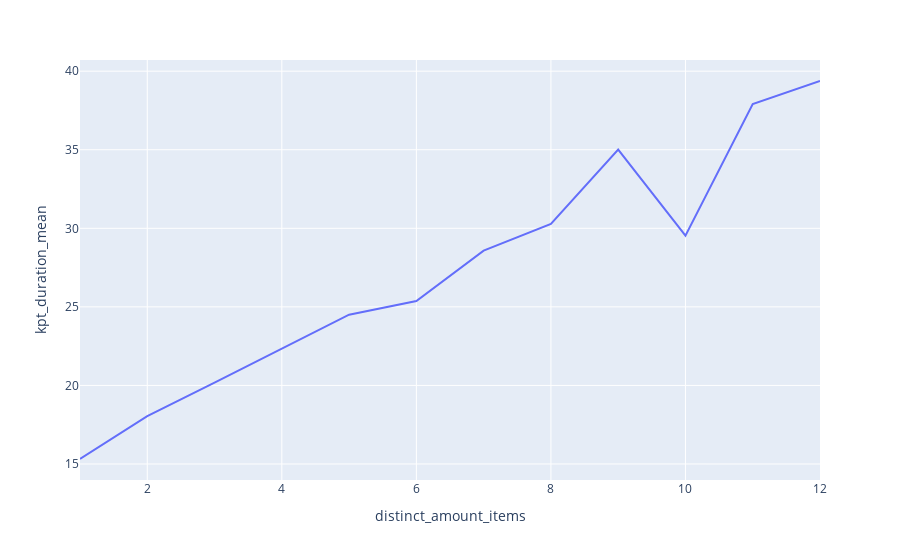

Here is the notebook cell this chart was saved with:
### Code cell
px.line(
    df_grouped_distinct_items,
    x='distinct_amount_items',
    y='kpt_duration_mean',
)

### Figure 1 — Plotly figure (JSON) as saved in the notebook; plotly's stock layout.template omitted (floating-point values rounded to 4 significant figures)
{"data": [{"hovertemplate": "distinct_amount_items=%{x}<br>kpt_duration_mean=%{y}<extra></extra>", "legendgroup": "", "line": {"color": "#636efa", "dash": "solid"}, "marker": {"symbol": "circle"}, "mode": "lines", "name": "", "orientation": "v", "showlegend": false, "type": "scatter", "x": [1, 2, 3, 4, 5, 6, 7, 8, 9, 10, 11, 12], "xaxis": "x", "y": [15.32, 18.04, 20.18, 22.36, 24.5, 25.37, 28.58, 30.28, 35.01, 29.53, 37.91, 39.38], "yaxis": "y"}], "layout": {"legend": {"tracegroupgap": 0}, "margin": {"t": 60}, "xaxis": {"anchor": "y", "domain": [0, 1], "title": {"text": "distinct_amount_items"}}, "yaxis": {"anchor": "x", "domain": [0, 1], "title": {"text": "kpt_duration_mean"}}}}
